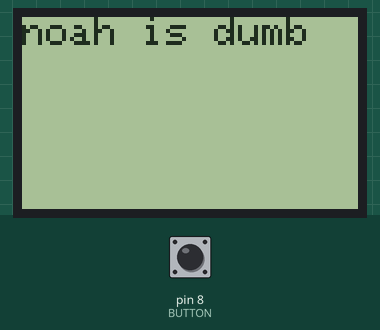
Simulated run of this sketch. Board: Arduino Uno, built with avr-gcc and run on an emulated ATmega328P. Parts: 84×48 one-colour display. The test bench sets the inputs (shaded band); at power-on: pin 8 (BUTTON) LOW.

Above: at 1.2 s.
1.3 s: pin 8 (BUTTON) pulled HIGH for 0.15 s
At 1.38 s:
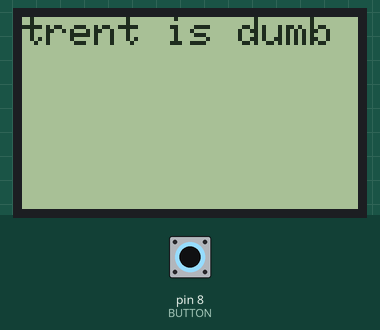
At 2.3 s:
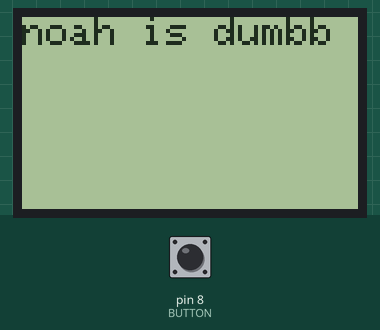
Timing chart, 0 to 4.3 s (numbered marks = the images above; inputs shaded):
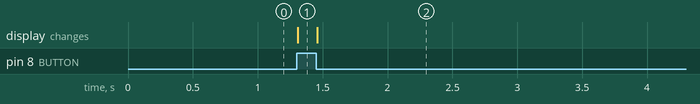

The sketch:

ButtonTesting.ino
```cpp
#include <PCD8544.h>
static PCD8544 lcd;

const int BUTTON = 8;
int buttonState = 0;

void setup() {
  // put your setup code here, to run once:
lcd.begin(84, 48);
lcd.clear();

pinMode(BUTTON, INPUT);

}

void loop() {
  // put your main code here, to run repeatedly:
buttonState = digitalRead(BUTTON);

if(buttonState == HIGH)
{
lcd.setCursor(0, 0);
lcd.print("trent is dumb");
}
else
{
  lcd.setCursor(0,0);
  lcd.print("noah is dumb");
}
}
```

Measured:
- after the input at 1.3 s, the display: changes at once (image 1)
